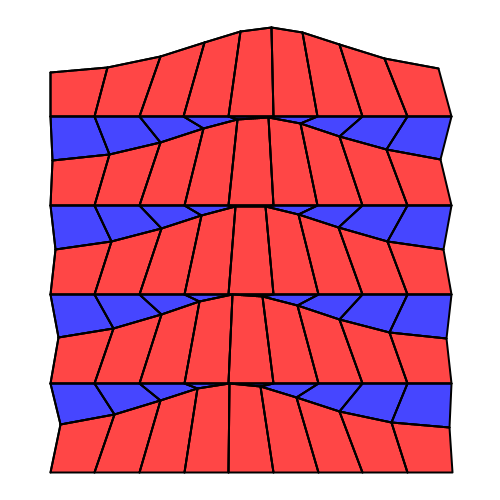
Frame 1 (no input)
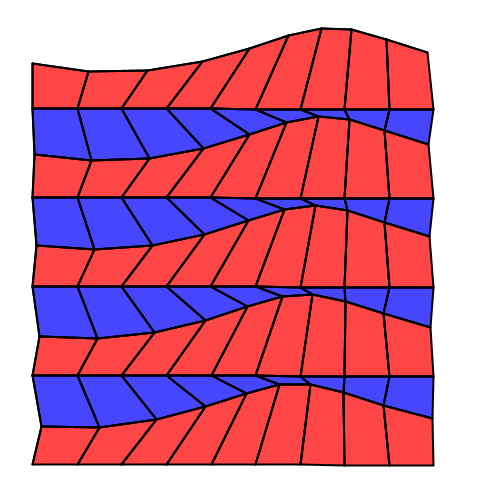
Frame 60 (the mouse pressed at the canvas centre just before this capture)
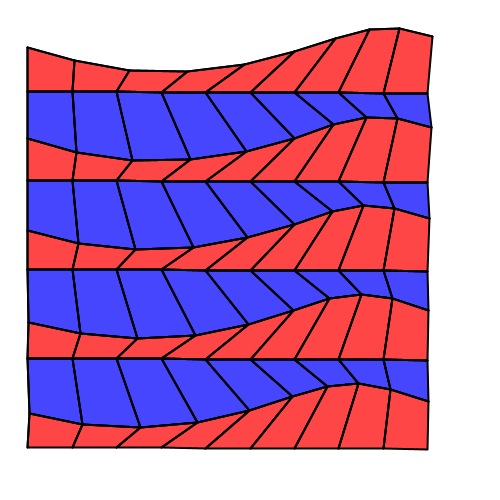
Frame 120 (the mouse held since frame 60 and released just before this capture)

The Processing sketch that drew these frames (run headless with seeded random() and noise(); from frame 60 on, the mouse is pressed at the canvas centre):

// Processing sketch: processing_151453
// ── processing_151453.pde

float speed;
float myangle, margin=50, ang=0;
boolean moved;
int circleNum, num=10;
PVector[]pos;
float[] offSet = new float[num*num];
void setup() {
  size(500, 500);
  background(180);
  myangle=0;
  pos=new PVector[num*num];
  moved=false;
  rectMode(CENTER);
  noStroke();
  for (int i=0; i<offSet.length; i++) {
    offSet[i] = random(TWO_PI);
  }
  //noLoop();
}

void draw() {
  background(255);
  strokeJoin(ROUND);
  speed =0.0523;
  float gutter = 0; //distance between each cell
  float cellsize = ( width - (2 * margin) - gutter * (num - 1) ) / (num - 1);
  for (int i=0; i<num; i++) {
    for (int j=0; j<num; j++) {
      circleNum=j+i*num;
      float tx = margin + cellsize * i + gutter * i;
      float ty = margin + cellsize * j + gutter * j;
      boolean useACircle=circleNum%2==0;
      //myangle+=speed;
      //float ang = (1-2*int(useACircle))*radians(20*circleNum + TWO_PI * millis() / 30+myangle/10);
      ang += radians(speed);
      //println(ang);
      //movingCircle(tx, ty, cellsize, ang+TWO_PI/num*circleNum*int(!useACircle), useACircle);
      movingCircle(tx, ty, cellsize, ang+TWO_PI/sq(num)*circleNum*int(useACircle), useACircle);
      //movingCircle(tx, ty, cellsize, ang+offSet[circleNum]+circleNum*int(useACircle), useACircle);
    }
  }
  for (int i=0; i<num-1; i++) {
    for (int j=0; j<num-1; j++) {
      circleNum=j+i*num;
      boolean useACircle=circleNum%2==0;
      stroke(0);
      fill(255*int(useACircle), 0, 255*int(!useACircle), 185);   
      quad(pos[circleNum].x, pos[circleNum].y, pos[circleNum+1].x, pos[circleNum+1].y, pos[circleNum+num+1].x, pos[circleNum+num+1].y, pos[circleNum+num].x, pos[circleNum+num].y);
      line(pos[circleNum].x, pos[circleNum].y, pos[circleNum+1].x, pos[circleNum+1].y);
      line(pos[circleNum].x, pos[circleNum].y, pos[circleNum+num].x, pos[circleNum+num].y);
    }
  }
}

void movingCircle(float x, float y, float size, float angle, boolean useCircle) {

  stroke(0);
  strokeWeight(2);
  fill(255, 255, 0);

  // calculate endpoint of the line
  float tempX, tempY;
  tempX = x + (size / 2) * sin(angle);
  tempY = y + (size / 2) * cos(angle);
  pos[circleNum]=new PVector(tempX, tempY);
  stroke(255, 0, 0);
}
